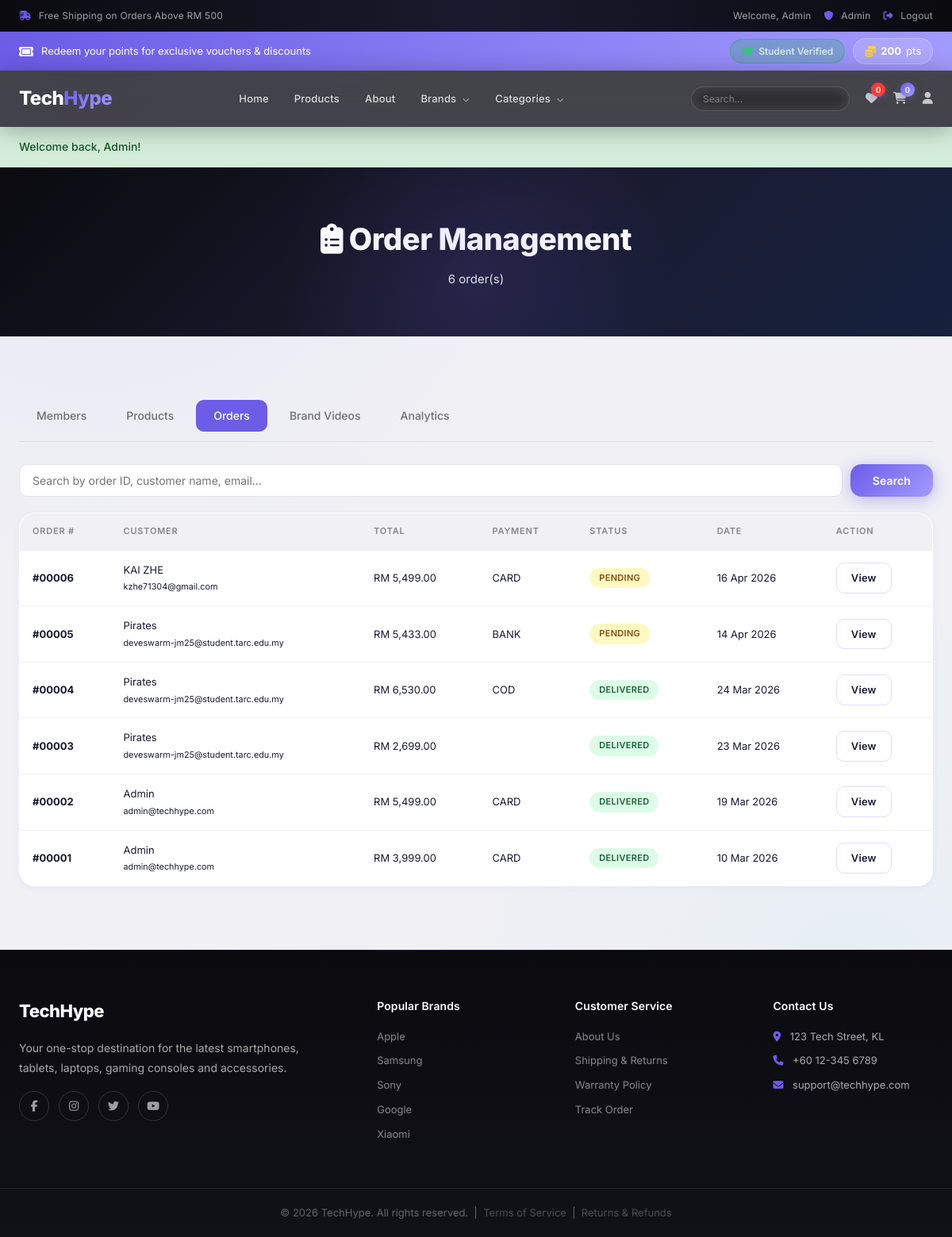
/app/admin/orders.php (signed in), run on the app's committed database.
### tables this page shows
CREATE TABLE `orders` (
  `id` int(11) NOT NULL,
  `user_id` int(11) NOT NULL,
  `total` decimal(10,2) NOT NULL,
  `status` enum('pending','processing','shipped','delivered','cancelled') DEFAULT 'pending',
  `shipping_name` varchar(100) NOT NULL,
  `shipping_phone` varchar(20) NOT NULL,
  `shipping_address` text NOT NULL,
  `payment_method` enum('card','bank','cod') DEFAULT 'cod',
  `notes` text DEFAULT NULL,
  `created_at` timestamp NOT NULL DEFAULT current_timestamp(),
  `updated_at` timestamp NOT NULL DEFAULT current_timestamp() ON UPDATE current_timestamp()
);

CREATE TABLE `users` (
  `id` int(11) NOT NULL,
  `name` varchar(100) NOT NULL,
  `email` varchar(100) NOT NULL,
  `password` varchar(255) NOT NULL,
  `role` enum('admin','member') DEFAULT 'member',
  `photo` varchar(255) DEFAULT 'default.png',
  `phone` varchar(20) DEFAULT NULL,
  `address` text DEFAULT NULL,
  `status` enum('active','inactive','blocked') DEFAULT 'active',
  `reset_token` varchar(100) DEFAULT NULL,
  `created_at` timestamp NOT NULL DEFAULT current_timestamp(),
  `updated_at` timestamp NOT NULL DEFAULT current_timestamp() ON UPDATE current_timestamp(),
  `email_verified` tinyint(1) DEFAULT 0,
  `verify_token` varchar(100) DEFAULT NULL
);

### app/_base.php (called while the page is built, shortened)
<?php
$base = '';
$db = new PDO('mysql:host=localhost;dbname=techhype;charset=utf8mb4', 'root', '', [
    PDO::ATTR_ERRMODE => PDO::ERRMODE_EXCEPTION,
    PDO::ATTR_DEFAULT_FETCH_MODE => PDO::FETCH_OBJ,
]);
function is_login() {
    return isset($_SESSION['user']);
}
function auth() {
    return $_SESSION['user'] ?? null;
}
function is_admin() {
    return is_login() && auth()->role === 'admin';
}
function get_flash() {
    $flash = $_SESSION['flash'] ?? null;
    return $flash;
}
function clean($value) {
    return htmlspecialchars(trim($value), ENT_QUOTES, 'UTF-8');
}
function format_price($price) {
    return 'RM ' . number_format($price, 2);
}
function wishlist_count() {
    global $db;
    $stm = $db->prepare('SELECT COUNT(*) FROM wishlist WHERE user_id = ?');
    $stm->execute([auth()->id]);
    return $stm->fetchColumn();
}
$db->exec("CREATE TABLE IF NOT EXISTS points_log (
    id INT AUTO_INCREMENT PRIMARY KEY,
    user_id INT NOT NULL,
    points INT NOT NULL,
    type ENUM('earn','redeem','refund') NOT NULL,
    description VARCHAR(255) NOT NULL,
    order_id INT DEFAULT NULL,
    created_at DATETIME DEFAULT CURRENT_TIMESTAMP,
    FOREIGN KEY (user_id) REFERENCES users(id) ON DELETE CASCADE,
    FOREIGN KEY (order_id) REFERENCES orders(id) ON DELETE SET NULL
) ENGINE=InnoDB DEFAULT CHARSET=utf8mb4");
$db->exec("CREATE TABLE IF NOT EXISTS vouchers (
    id INT AUTO_INCREMENT PRIMARY KEY,
    user_id INT NOT NULL,
    code VARCHAR(20) NOT NULL UNIQUE,
    type ENUM('fixed','percent','shipping') NOT NULL,
    value DECIMAL(10,2) NOT NULL DEFAULT 0,
    max_discount DECIMAL(10,2) DEFAULT NULL,
    min_spend DECIMAL(10,2) DEFAULT 0,
    status ENUM('active','used','expired') DEFAULT 'active',
    used_order_id INT DEFAULT NULL,
    expires_at DATETIME NOT NULL,
    created_at DATETIME DEFAULT CURRENT_TIMESTAMP,
    FOREIGN KEY (user_id) REFERENCES users(id) ON DELETE CASCADE
) ENGINE=InnoDB DEFAULT CHARSET=utf8mb4");
$db->exec("CREATE TABLE IF NOT EXISTS login_attempts (
    id INT AUTO_INCREMENT PRIMARY KEY,
    email VARCHAR(100) NOT NULL,
    ip_address VARCHAR(45) NOT NULL,
    attempted_at DATETIME DEFAULT CURRENT_TIMESTAMP,
    INDEX idx_email (email),
    INDEX idx_ip (ip_address)
) ENGINE=InnoDB DEFAULT CHARSET=utf8mb4");
try {
    $db->exec("ALTER TABLE users MODIFY COLUMN status ENUM('active','inactive','blocked') DEFAULT 'active'");
} catch (Exception $e) {}
$db->exec("CREATE TABLE IF NOT EXISTS student_verifications (
    id INT AUTO_INCREMENT PRIMARY KEY,
    user_id INT NOT NULL UNIQUE,
    student_id VARCHAR(50) NOT NULL,
    university VARCHAR(150) NOT NULL,
    student_email VARCHAR(150) NOT NULL,
    status ENUM('pending','verified','rejected') DEFAULT 'verified',
    created_at DATETIME DEFAULT CURRENT_TIMESTAMP,
    FOREIGN KEY (user_id) REFERENCES users(id) ON DELETE CASCADE
) ENGINE=InnoDB DEFAULT CHARSET=utf8mb4");
function is_student_verified($userId = null) {
    global $db;
    if (!$userId && is_login()) $userId = auth()->id;
    $stm = $db->prepare('SELECT id FROM student_verifications WHERE user_id = ? AND status = "verified"');
    $stm->execute([$userId]);
    return (bool)$stm->fetch();
}
function get_points_balance() {
    global $db;
    $stm = $db->prepare('SELECT COALESCE(SUM(points), 0) FROM points_log WHERE user_id = ?');
    $stm->execute([auth()->id]);
    return (int)$stm->fetchColumn();
}
function get_user_vouchers($userId, $status = 'active') {
    global $db;
    $stm = $db->prepare('SELECT * FROM vouchers WHERE user_id = ? AND status = ? AND expires_at > NOW() ORDER BY created_at DESC');
    $stm->execute([$userId, $status]);
    return $stm->fetchAll();
}
function cart_count() {
    if (!isset($_SESSION['cart'])) return 0;
    $count = 0;
    return $count;
}

### app/admin/orders.php (the view, shortened to what this page needs)
<?php
include '../_base.php';
$search = clean($_GET['search'] ?? '');
$where = '1=1';
$params = [];
$stm = $db->prepare("SELECT o.*, u.name as user_name, u.email as user_email FROM orders o JOIN users u ON o.user_id = u.id WHERE $where ORDER BY o.created_at DESC");
$stm->execute($params);
$orders = $stm->fetchAll();
include '../_head.php';
?>
<section class="brand-header" style="background: #1d1d1f;">
    <div class="container">
        <h1><i class="fa-solid fa-clipboard-list"></i> Order Management</h1>
        <p><?= count($orders) ?> order(s)</p>
    </div>
</section>
<section class="section">
    <div class="container">
        <div class="admin-nav">
            <a href="<?= $base ?>/admin/members.php">Members</a>
            <a href="<?= $base ?>/admin/products.php">Products</a>
            <a href="<?= $base ?>/admin/orders.php" class="active">Orders</a>
            <a href="<?= $base ?>/admin/brand-videos.php">Brand Videos</a>
            <a href="<?= $base ?>/admin/analytics.php">Analytics</a>
        </div>
        <form method="GET" class="admin-search">
            <input type="text" name="search" placeholder="Search by order ID, customer name, email..." value="<?= $search ?>">
            <button type="submit" class="btn btn-primary">Search</button>
        </form>
        <table class="data-table">
            <thead>
                <tr>
                    <th>Order #</th>
                    <th>Customer</th>
                    <th>Total</th>
                    <th>Payment</th>
                    <th>Status</th>
                    <th>Date</th>
                    <th>Action</th>
                </tr>
            </thead>
            <tbody>
                <?php foreach ($orders as $o): ?>
                <tr>
                    <td><strong>#<?= str_pad($o->id, 5, '0', STR_PAD_LEFT) ?></strong></td>
                    <td><?= clean($o->user_name) ?><br><small><?= clean($o->user_email) ?></small></td>
                    <td><?= format_price($o->total) ?></td>
                    <td><?= strtoupper($o->payment_method) ?></td>
                    <td><span class="status-badge status-<?= $o->status ?>"><?= ucfirst($o->status) ?></span></td>
                    <td><?= date('d M Y', strtotime($o->created_at)) ?></td>
                    <td><a href="<?= $base ?>/admin/order-detail.php?id=<?= $o->id ?>" class="btn btn-sm btn-outline">View</a></td>
                </tr>
                <?php endforeach; ?>
            </tbody>
        </table>
    </div>
</section>
<?php include '../_foot.php'; ?>

### app/_head.php (shortened to what this page needs)
<!DOCTYPE html>
<html lang="en">
<head>
    <link rel="stylesheet" href="https://cdnjs.cloudflare.com/ajax/libs/font-awesome/6.5.1/css/all.min.css">
    <link rel="stylesheet" href="<?= $base ?>/css/app.css?v=<?= time() ?>">
</head>
<body>
<div class="topbar">
    <div class="container topbar-inner">
        <span><i class="fa-solid fa-truck-fast"></i> Free Shipping on Orders Above RM 500</span>
        <div class="topbar-right">
            <?php if (is_login()): ?>
                <span>Welcome, <?= clean(auth()->name) ?></span>
                <?php if (is_admin()): ?>
                    <a href="<?= $base ?>/admin/members.php"><i class="fa-solid fa-shield"></i> Admin</a>
                <?php endif; ?>
                <a href="<?= $base ?>/logout.php"><i class="fa-solid fa-right-from-bracket"></i> Logout</a>
            <?php else: ?>
                <a href="<?= $base ?>/login.php"><i class="fa-solid fa-right-to-bracket"></i> Login</a>
                <a href="<?= $base ?>/register.php"><i class="fa-solid fa-user-plus"></i> Register</a>
            <?php endif; ?>
        </div>
    </div>
</div>
<?php if (is_login()):
    $__voucherCount = count(get_user_vouchers(auth()->id));
    $__pointsBal = get_points_balance();
    $__isStudent = is_student_verified();
?>
<div class="voucher-banner">
    <div class="container voucher-banner-inner">
        <a href="<?= $base ?>/rewards.php" class="voucher-banner-left">
            <i class="fa-solid fa-ticket"></i>
            <span>
                <?php if ($__voucherCount > 0): ?>
                    You have <strong><?= $__voucherCount ?> voucher<?= $__voucherCount > 1 ? 's' : '' ?></strong> ready to use!
                <?php else: ?>
                    Redeem your points for exclusive vouchers & discounts
                <?php endif; ?>
            </span>
        </a>
        <div class="voucher-banner-actions">
            <?php if (!$__isStudent): ?>
            <button class="student-voucher-btn" onclick="document.getElementById('studentModal').classList.add('show')">
                <i class="fa-solid fa-graduation-cap"></i> Student Discount
            </button>
            <?php else: ?>
            <span class="student-verified-badge">
                <i class="fa-solid fa-graduation-cap"></i> Student Verified
            </span>
            <?php endif; ?>
            <a href="<?= $base ?>/rewards.php" class="voucher-banner-right">
                <i class="fa-solid fa-coins"></i>
                <strong><?= number_format($__pointsBal) ?></strong> pts
            </a>
        </div>
    </div>
</div>
<?php endif; ?>
<nav class="navbar">
    <div class="container navbar-inner">
        <a href="<?= $base ?>/" class="logo">Tech<span>Hype</span></a>
        <ul class="nav-links">
            <li><a href="<?= $base ?>/">Home</a></li>
            <li><a href="<?= $base ?>/products.php">Products</a></li>
            <li><a href="<?= $base ?>/about.php">About</a></li>
            <li class="dropdown">
                <a href="#">Brands <i class="fa-solid fa-chevron-down"></i></a>
            </li>
            <li class="dropdown">
                <a href="#">Categories <i class="fa-solid fa-chevron-down"></i></a>
            </li>
        </ul>
        <div class="nav-icons">
            <form action="<?= $base ?>/products.php" method="GET" class="nav-search">
                <input type="text" name="search" placeholder="Search..." value="<?= clean($_GET['search'] ?? '') ?>">
            </form>
            <?php if (is_login()): ?>
                <a href="<?= $base ?>/wishlist.php"><i class="fa-solid fa-heart"></i> <span class="badge wishlist-badge"><?= wishlist_count() ?></span></a>
            <?php endif; ?>
            <a href="<?= $base ?>/cart.php"><i class="fa-solid fa-cart-shopping"></i> <span class="badge"><?= cart_count() ?></span></a>
            <?php if (is_login()): ?>
                <a href="<?= $base ?>/profile.php"><i class="fa-solid fa-user"></i></a>
            <?php endif; ?>
        </div>
    </div>
</nav>
<?php $flash = get_flash(); if ($flash): ?>
<div class="alert alert-<?= $flash['type'] ?>">
    <div class="container"><?= $flash['message'] ?></div>
</div>
<?php endif; ?>

### app/_foot.php (shortened to what this page needs)
<footer class="footer">
    <div class="container footer-grid">
        <div class="footer-col">
            <h3>Tech<span>Hype</span></h3>
            <p>Your one-stop destination for the latest smartphones, tablets, laptops, gaming consoles and accessories.</p>
            <div class="social-links">
                <a href="#"><i class="fa-brands fa-facebook-f"></i></a>
                <a href="#"><i class="fa-brands fa-instagram"></i></a>
                <a href="#"><i class="fa-brands fa-twitter"></i></a>
                <a href="#"><i class="fa-brands fa-youtube"></i></a>
            </div>
        </div>
        <div class="footer-col">
            <h4>Popular Brands</h4>
            <ul>
                <li><a href="<?= $base ?>/products.php?brand=Apple">Apple</a></li>
                <li><a href="<?= $base ?>/products.php?brand=Samsung">Samsung</a></li>
                <li><a href="<?= $base ?>/products.php?brand=Sony">Sony</a></li>
                <li><a href="<?= $base ?>/products.php?brand=Google">Google</a></li>
                <li><a href="<?= $base ?>/products.php?brand=Xiaomi">Xiaomi</a></li>
            </ul>
        </div>
        <div class="footer-col">
            <h4>Customer Service</h4>
            <ul>
                <li><a href="<?= $base ?>/about.php">About Us</a></li>
                <li><a href="<?= $base ?>/refund.php">Shipping & Returns</a></li>
                <li><a href="<?= $base ?>/refund.php">Warranty Policy</a></li>
                <li><a href="<?= $base ?>/orders.php">Track Order</a></li>
            </ul>
        </div>
        <div class="footer-col">
            <h4>Contact Us</h4>
            <ul>
                <li><i class="fa-solid fa-location-dot"></i> 123 Tech Street, KL</li>
                <li><i class="fa-solid fa-phone"></i> +60 12-345 6789</li>
                <li><i class="fa-solid fa-envelope"></i> support@techhype.com</li>
            </ul>
        </div>
    </div>
    <div class="footer-bottom">
        <p>&copy; 2026 TechHype. All rights reserved. &nbsp;|&nbsp; <a href="<?= $base ?>/terms.php" style="color:inherit;opacity:0.7;">Terms of Service</a> &nbsp;|&nbsp; <a href="<?= $base ?>/refund.php" style="color:inherit;opacity:0.7;">Returns &amp; Refunds</a></p>
    </div>
</footer>
</body>
</html>

### data on the page
orders: id "00006", user.name "KAI ZHE", user.email "kzhe71304@gmail.com", total "RM 5,499.00", payment_method "CARD", status "PENDING", created_at "16 Apr 2026"
orders: id "00005", user.name "Pirates", user.email "deveswarm-jm25@student.tarc.edu.my", total "RM 5,433.00", payment_method "BANK", status "PENDING", created_at "14 Apr 2026"
orders: id "00004", user.name "Pirates", user.email "deveswarm-jm25@student.tarc.edu.my", total "RM 6,530.00", payment_method "COD", status "DELIVERED", created_at "24 Mar 2026"
orders: id "00003", user.name "Pirates", user.email "deveswarm-jm25@student.tarc.edu.my", total "RM 2,699.00", status "DELIVERED", created_at "23 Mar 2026"
orders: id "00002", user.name "Admin", user.email "admin@techhype.com", total "RM 5,499.00", payment_method "CARD", status "DELIVERED", created_at "19 Mar 2026"
orders: id "00001", user.name "Admin", user.email "admin@techhype.com", total "RM 3,999.00", payment_method "CARD", status "DELIVERED", created_at "10 Mar 2026"

### other printed values
auth()->name "Admin"
$__pointsBal "200"
wishlist_count() "0"
cart_count() "0"
$flash['message'] "Welcome back, Admin!"
count($orders) "6"
